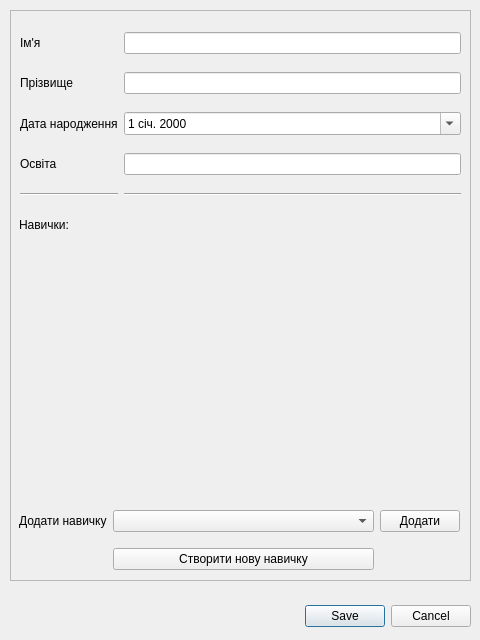
<?xml version="1.0" encoding="UTF-8"?>
<ui version="4.0">
 <class>DialogUi_editPersInfo</class>
 <widget class="QDialog" name="DialogUi_editPersInfo">
  <property name="windowModality">
   <enum>Qt::WindowModal</enum>
  </property>
  <property name="geometry">
   <rect>
    <x>0</x>
    <y>0</y>
    <width>480</width>
    <height>640</height>
   </rect>
  </property>
  <property name="sizePolicy">
   <sizepolicy hsizetype="Fixed" vsizetype="Fixed">
    <horstretch>0</horstretch>
    <verstretch>0</verstretch>
   </sizepolicy>
  </property>
  <property name="acceptDrops">
   <bool>true</bool>
  </property>
  <property name="windowTitle">
   <string>Редагувати анкету фіз. особи</string>
  </property>
  <property name="locale">
   <locale language="Ukrainian" country="Ukraine"/>
  </property>
  <property name="sizeGripEnabled">
   <bool>false</bool>
  </property>
  <property name="modal">
   <bool>true</bool>
  </property>
  <widget class="QDialogButtonBox" name="buttonBox">
   <property name="geometry">
    <rect>
     <x>10</x>
     <y>600</y>
     <width>461</width>
     <height>32</height>
    </rect>
   </property>
   <property name="cursor">
    <cursorShape>ArrowCursor</cursorShape>
   </property>
   <property name="acceptDrops">
    <bool>true</bool>
   </property>
   <property name="orientation">
    <enum>Qt::Horizontal</enum>
   </property>
   <property name="standardButtons">
    <set>QDialogButtonBox::Cancel|QDialogButtonBox::Save</set>
   </property>
   <property name="centerButtons">
    <bool>false</bool>
   </property>
  </widget>
  <widget class="QFrame" name="frame_editFrame">
   <property name="geometry">
    <rect>
     <x>10</x>
     <y>10</y>
     <width>461</width>
     <height>571</height>
    </rect>
   </property>
   <property name="frameShape">
    <enum>QFrame::StyledPanel</enum>
   </property>
   <property name="frameShadow">
    <enum>QFrame::Raised</enum>
   </property>
   <widget class="QWidget" name="gridLayoutWidget">
    <property name="geometry">
     <rect>
      <x>10</x>
      <y>10</y>
      <width>441</width>
      <height>191</height>
     </rect>
    </property>
    <layout class="QGridLayout" name="gridLayout">
     <item row="3" column="0">
      <widget class="QLabel" name="label_4">
       <property name="text">
        <string>Освіта</string>
       </property>
      </widget>
     </item>
     <item row="1" column="0">
      <widget class="QLabel" name="label_2">
       <property name="text">
        <string>Прізвище</string>
       </property>
      </widget>
     </item>
     <item row="0" column="1">
      <widget class="QLineEdit" name="persName"/>
     </item>
     <item row="3" column="1">
      <widget class="QLineEdit" name="persEdu">
       <property name="cursorPosition">
        <number>0</number>
       </property>
      </widget>
     </item>
     <item row="0" column="0">
      <widget class="QLabel" name="label">
       <property name="text">
        <string>Ім'я</string>
       </property>
      </widget>
     </item>
     <item row="1" column="1">
      <widget class="QLineEdit" name="persSurname">
       <property name="cursorPosition">
        <number>0</number>
       </property>
      </widget>
     </item>
     <item row="2" column="1">
      <widget class="QDateEdit" name="persBirthDate">
       <property name="cursor">
        <cursorShape>PointingHandCursor</cursorShape>
       </property>
       <property name="alignment">
        <set>Qt::AlignLeading|Qt::AlignLeft|Qt::AlignVCenter</set>
       </property>
       <property name="calendarPopup">
        <bool>true</bool>
       </property>
      </widget>
     </item>
     <item row="2" column="0">
      <widget class="QLabel" name="label_3">
       <property name="text">
        <string>Дата народження</string>
       </property>
      </widget>
     </item>
     <item row="4" column="0">
      <widget class="Line" name="line">
       <property name="orientation">
        <enum>Qt::Horizontal</enum>
       </property>
      </widget>
     </item>
     <item row="4" column="1">
      <widget class="Line" name="line_2">
       <property name="orientation">
        <enum>Qt::Horizontal</enum>
       </property>
      </widget>
     </item>
    </layout>
   </widget>
   <widget class="QWidget" name="gridLayoutWidget_2">
    <property name="geometry">
     <rect>
      <x>10</x>
      <y>229</y>
      <width>441</width>
      <height>261</height>
     </rect>
    </property>
    <layout class="QGridLayout" name="layout_persSkills">
     <property name="sizeConstraint">
      <enum>QLayout::SetMinimumSize</enum>
     </property>
    </layout>
   </widget>
   <widget class="QWidget" name="gridLayoutWidget_3">
    <property name="geometry">
     <rect>
      <x>9</x>
      <y>490</y>
      <width>441</width>
      <height>81</height>
     </rect>
    </property>
    <layout class="QGridLayout" name="gridLayout_2">
     <item row="0" column="1">
      <widget class="QComboBox" name="comboBox_selectSkill">
       <property name="cursor">
        <cursorShape>PointingHandCursor</cursorShape>
       </property>
       <property name="editable">
        <bool>false</bool>
       </property>
       <property name="currentText">
        <string/>
       </property>
      </widget>
     </item>
     <item row="0" column="0">
      <widget class="QLabel" name="label_6">
       <property name="sizePolicy">
        <sizepolicy hsizetype="Maximum" vsizetype="Preferred">
         <horstretch>0</horstretch>
         <verstretch>0</verstretch>
        </sizepolicy>
       </property>
       <property name="text">
        <string>Додати навичку</string>
       </property>
      </widget>
     </item>
     <item row="0" column="2">
      <widget class="QPushButton" name="button_addSkill">
       <property name="sizePolicy">
        <sizepolicy hsizetype="Maximum" vsizetype="Fixed">
         <horstretch>0</horstretch>
         <verstretch>0</verstretch>
        </sizepolicy>
       </property>
       <property name="cursor">
        <cursorShape>PointingHandCursor</cursorShape>
       </property>
       <property name="text">
        <string>Додати</string>
       </property>
      </widget>
     </item>
     <item row="1" column="1">
      <widget class="QPushButton" name="button_createSkill">
       <property name="cursor">
        <cursorShape>PointingHandCursor</cursorShape>
       </property>
       <property name="text">
        <string>Створити нову навичку</string>
       </property>
      </widget>
     </item>
    </layout>
   </widget>
   <widget class="QWidget" name="verticalLayoutWidget">
    <property name="geometry">
     <rect>
      <x>9</x>
      <y>199</y>
      <width>441</width>
      <height>31</height>
     </rect>
    </property>
    <layout class="QVBoxLayout" name="verticalLayout">
     <item>
      <widget class="QLabel" name="label_5">
       <property name="text">
        <string>Навички:</string>
       </property>
      </widget>
     </item>
    </layout>
   </widget>
  </widget>
 </widget>
 <tabstops>
  <tabstop>persName</tabstop>
  <tabstop>persSurname</tabstop>
  <tabstop>persBirthDate</tabstop>
  <tabstop>persEdu</tabstop>
  <tabstop>comboBox_selectSkill</tabstop>
  <tabstop>button_addSkill</tabstop>
  <tabstop>button_createSkill</tabstop>
 </tabstops>
 <resources/>
 <connections>
  <connection>
   <sender>buttonBox</sender>
   <signal>accepted()</signal>
   <receiver>DialogUi_editPersInfo</receiver>
   <slot>accept()</slot>
   <hints>
    <hint type="sourcelabel">
     <x>248</x>
     <y>254</y>
    </hint>
    <hint type="destinationlabel">
     <x>157</x>
     <y>274</y>
    </hint>
   </hints>
  </connection>
  <connection>
   <sender>buttonBox</sender>
   <signal>rejected()</signal>
   <receiver>DialogUi_editPersInfo</receiver>
   <slot>reject()</slot>
   <hints>
    <hint type="sourcelabel">
     <x>316</x>
     <y>260</y>
    </hint>
    <hint type="destinationlabel">
     <x>286</x>
     <y>274</y>
    </hint>
   </hints>
  </connection>
 </connections>
</ui>
